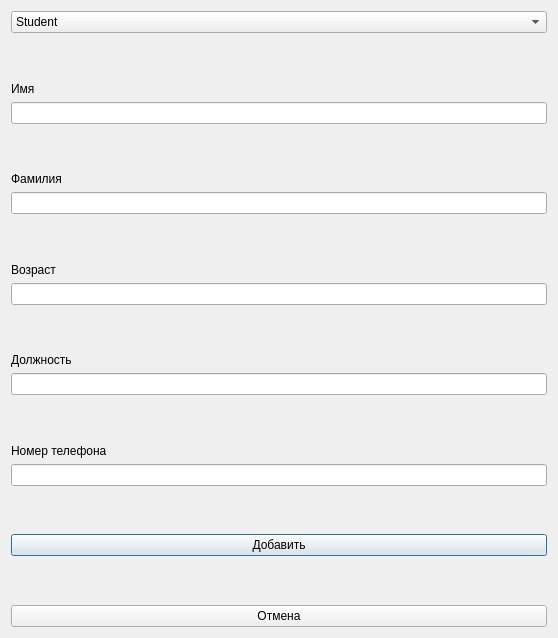
<?xml version="1.0" encoding="UTF-8"?>
<ui version="4.0">
 <class>createDialog</class>
 <widget class="QDialog" name="createDialog">
  <property name="geometry">
   <rect>
    <x>0</x>
    <y>0</y>
    <width>558</width>
    <height>638</height>
   </rect>
  </property>
  <property name="windowTitle">
   <string>Dialog</string>
  </property>
  <layout class="QVBoxLayout" name="verticalLayout">
   <item>
    <widget class="QComboBox" name="choiceBox">
     <item>
      <property name="text">
       <string>Student</string>
      </property>
     </item>
     <item>
      <property name="text">
       <string>GroupLeader</string>
      </property>
     </item>
    </widget>
   </item>
   <item>
    <spacer name="verticalSpacer">
     <property name="orientation">
      <enum>Qt::Orientation::Vertical</enum>
     </property>
     <property name="sizeHint" stdset="0">
      <size>
       <width>20</width>
       <height>40</height>
      </size>
     </property>
    </spacer>
   </item>
   <item>
    <widget class="QLabel" name="label">
     <property name="text">
      <string>Имя</string>
     </property>
    </widget>
   </item>
   <item>
    <widget class="QLineEdit" name="fnameEdit"/>
   </item>
   <item>
    <spacer name="verticalSpacer_2">
     <property name="orientation">
      <enum>Qt::Orientation::Vertical</enum>
     </property>
     <property name="sizeHint" stdset="0">
      <size>
       <width>20</width>
       <height>40</height>
      </size>
     </property>
    </spacer>
   </item>
   <item>
    <widget class="QLabel" name="label_2">
     <property name="text">
      <string>Фамилия</string>
     </property>
    </widget>
   </item>
   <item>
    <widget class="QLineEdit" name="snameEdit"/>
   </item>
   <item>
    <spacer name="verticalSpacer_3">
     <property name="orientation">
      <enum>Qt::Orientation::Vertical</enum>
     </property>
     <property name="sizeHint" stdset="0">
      <size>
       <width>20</width>
       <height>40</height>
      </size>
     </property>
    </spacer>
   </item>
   <item>
    <widget class="QLabel" name="label_3">
     <property name="text">
      <string>Возраст</string>
     </property>
    </widget>
   </item>
   <item>
    <widget class="QLineEdit" name="ageEdit"/>
   </item>
   <item>
    <spacer name="verticalSpacer_4">
     <property name="orientation">
      <enum>Qt::Orientation::Vertical</enum>
     </property>
     <property name="sizeHint" stdset="0">
      <size>
       <width>20</width>
       <height>40</height>
      </size>
     </property>
    </spacer>
   </item>
   <item>
    <widget class="QLabel" name="posLabel">
     <property name="text">
      <string>Должность</string>
     </property>
    </widget>
   </item>
   <item>
    <widget class="QLineEdit" name="posEdit"/>
   </item>
   <item>
    <spacer name="verticalSpacer_5">
     <property name="orientation">
      <enum>Qt::Orientation::Vertical</enum>
     </property>
     <property name="sizeHint" stdset="0">
      <size>
       <width>20</width>
       <height>40</height>
      </size>
     </property>
    </spacer>
   </item>
   <item>
    <widget class="QLabel" name="phoneLabel">
     <property name="text">
      <string>Номер телефона</string>
     </property>
    </widget>
   </item>
   <item>
    <widget class="QLineEdit" name="phoneEdit"/>
   </item>
   <item>
    <spacer name="verticalSpacer_6">
     <property name="orientation">
      <enum>Qt::Orientation::Vertical</enum>
     </property>
     <property name="sizeHint" stdset="0">
      <size>
       <width>20</width>
       <height>40</height>
      </size>
     </property>
    </spacer>
   </item>
   <item>
    <widget class="QPushButton" name="createStudent">
     <property name="text">
      <string>Добавить</string>
     </property>
    </widget>
   </item>
   <item>
    <spacer name="verticalSpacer_7">
     <property name="orientation">
      <enum>Qt::Orientation::Vertical</enum>
     </property>
     <property name="sizeHint" stdset="0">
      <size>
       <width>20</width>
       <height>40</height>
      </size>
     </property>
    </spacer>
   </item>
   <item>
    <widget class="QPushButton" name="cancel">
     <property name="text">
      <string>Отмена</string>
     </property>
    </widget>
   </item>
  </layout>
 </widget>
 <resources/>
 <connections/>
</ui>
